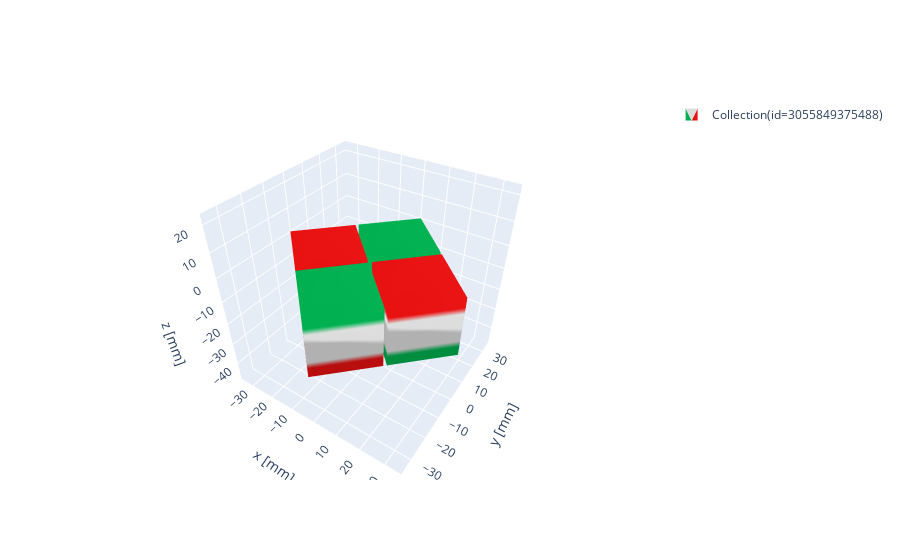

Here is the notebook cell this chart was saved with:
### Code cell
mag_config.show_magnets()

### Figure 1 — Plotly figure (JSON) as saved in the notebook; plotly's stock layout.template omitted (floating-point values rounded to 4 significant figures)
{"data": [{"color": "#2E91E5", "colorscale": [[0, "#00b050"], [0.16, "#00b050"], [0.26, "#dddddd"], [0.74, "#dddddd"], [0.84, "#e71111"], [1, "#e71111"]], "i": [7, 0, 0, 0, 4, 4, 2, 6, 4, 0, 3, 7, 15, 8, 8, 8, 12, 12, 10, 14, 12, 8, 11, 15, 23, 16, 16, 16, 20, 20, 18, 22, 20, 16, 19, 23, 31, 24, 24, 24, 28, 28, 26, 30, 28, 24, 27, 31], "intensity": [1, 1, 1, 1, 0, 0, 0, 0, 0, 0, 0, 0, 1, 1, 1, 1, 0, 0, 0, 0, 1, 1, 1, 1, 1, 1, 1, 1, 0, 0, 0, 0], "j": [0, 7, 1, 2, 6, 7, 1, 2, 5, 5, 2, 2, 8, 15, 9, 10, 14, 15, 9, 10, 13, 13, 10, 10, 16, 23, 17, 18, 22, 23, 17, 18, 21, 21, 18, 18, 24, 31, 25, 26, 30, 31, 25, 26, 29, 29, 26, 26], "k": [3, 4, 2, 3, 5, 6, 5, 5, 0, 1, 7, 6, 11, 12, 10, 11, 13, 14, 13, 13, 8, 9, 15, 14, 19, 20, 18, 19, 21, 22, 21, 21, 16, 17, 23, 22, 27, 28, 26, 27, 29, 30, 29, 29, 24, 25, 31, 30], "legendgroup": "Collection(id=3055849375488)", "name": "Collection(id=3055849375488)", "opacity": 1, "showlegend": true, "showscale": false, "type": "mesh3d", "x": [1.776e-15, -17.68, -1.776e-15, 17.68, 1.776e-15, -17.68, -1.776e-15, 17.68, 18.56, 0.8839, 18.56, 36.24, 18.56, 0.8839, 18.56, 36.24, -18.56, -36.24, -18.56, -0.8839, -18.56, -36.24, -18.56, -0.8839, 1.776e-15, -17.68, -1.776e-15, 17.68, 1.776e-15, -17.68, -1.776e-15, 17.68], "y": [-36.24, -18.56, -0.8839, -18.56, -36.24, -18.56, -0.8839, -18.56, -17.68, -1.776e-15, 17.68, 1.776e-15, -17.68, -1.776e-15, 17.68, 1.776e-15, -17.68, -1.776e-15, 17.68, 1.776e-15, -17.68, -1.776e-15, 17.68, 1.776e-15, 0.8839, 18.56, 36.24, 18.56, 0.8839, 18.56, 36.24, 18.56], "z": [-25, -25, -25, -25, 0, 0, 0, 0, -25, -25, -25, -25, 0, 0, 0, 0, -25, -25, -25, -25, 0, 0, 0, 0, -25, -25, -25, -25, 0, 0, 0, 0]}], "layout": {"legend": {"itemsizing": "constant"}, "scene": {"aspectmode": "manual", "aspectratio": {"x": 1, "y": 1, "z": 1}, "camera": {"eye": {"x": 1, "y": -1.5, "z": 1.4}}, "xaxis": {"autorange": false, "range": [-36.24, 36.24], "title": {"text": "x [mm]"}}, "yaxis": {"autorange": false, "range": [-36.24, 36.24], "title": {"text": "y [mm]"}}, "zaxis": {"autorange": false, "range": [-48.74, 23.74], "title": {"text": "z [mm]"}}}}}
